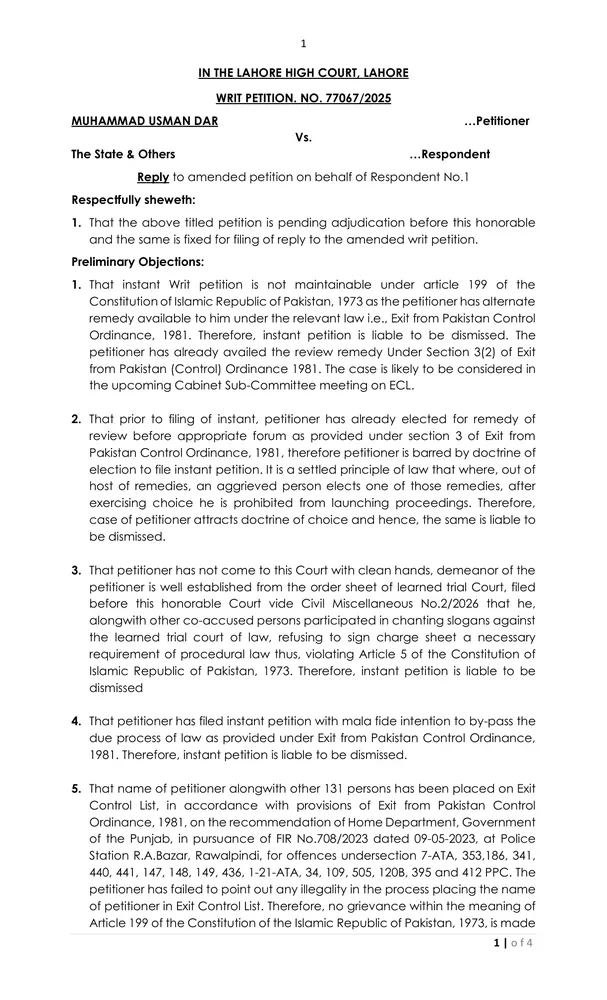
#> input picture Pdfpeaks/temp_files/convert_webp_20260228182634_4aa73d22.webp, 607 x 1000 px, shrunk from 1224 x 2016 before the run
$ python image_enhancer.py ../temp_files/convert_webp_20260228182634_4aa73d22.webp out.png
#> lines starting #> are read from the running program, lines starting #| are printed output that depends on the picture; after the words box and inside, x2 and y2 are one past the last pixel; in counts of white or black regions, pixels touching at a corner belong together
#!/usr/bin/env python3
"""
AI-Powered Document Image Enhancement Script
Uses OpenCV and PIL for document processing with intelligent enhancement.
"""

import sys
import json
import argparse
import numpy as np
from pathlib import Path

try:
    import cv2
    from PIL import Image, ImageEnhance, ImageFilter
    import scipy.ndimage as ndi
except ImportError as e:
    print(json.dumps({"success": False, "error": f"Missing required library: {str(e)}"}))
    sys.exit(1)


def load_image(input_path):
    """Load image from file path."""
    try:
        img = cv2.imread(input_path)
        if img is None:
            # Try with PIL
            pil_img = Image.open(input_path)
            img = cv2.cvtColor(np.array(pil_img), cv2.COLOR_RGB2BGR)
        return img
    except Exception as e:
        return None


def save_image(img, output_path):
    """Save image to file path."""
    try:
        # Convert BGR to RGB for saving
        if len(img.shape) == 3:
            img_rgb = cv2.cvtColor(img, cv2.COLOR_BGR2RGB)
        else:
            img_rgb = img
        pil_img = Image.fromarray(img_rgb)
        pil_img.save(output_path)
        return True
    except Exception as e:
        print(f"Error saving image: {e}", file=sys.stderr)
        return False


def deskew_image(img):
    """
    Automatically detect and correct skew in document images.
    Uses Hough transform to detect lines and calculate skew angle.
    """
    try:
        # Convert to grayscale
        if len(img.shape) == 3:
            gray = cv2.cvtColor(img, cv2.COLOR_BGR2GRAY)
        else:
            gray = img.copy()

        # Threshold the image
        _, binary = cv2.threshold(gray, 0, 255, cv2.THRESH_BINARY_INV + cv2.THRESH_OTSU)

        # Find all non-zero pixels
        coords = np.column_stack(np.where(binary > 0))

        if len(coords) == 0:
            return img, 0.0

        # Get rotated bounding box
        angle = cv2.minAreaRect(coords)[-1]

        # The angle correction
        if angle < -45:
            angle = -(90 + angle)
        else:
            angle = -angle

        # Only correct if angle is significant
        if abs(angle) < 0.5:
            return img, 0.0

        # Rotate the image
        h, w = img.shape[:2]
        center = (w // 2, h // 2)
        M = cv2.getRotationMatrix2D(center, angle, 1.0)

        # Calculate new bounding box dimensions
        cos = np.abs(M[0, 0])
        sin = np.abs(M[0, 1])
        new_w = int((h * sin) + (w * cos))
        new_h = int((h * cos) + (w * sin))

        # Adjust the rotation matrix
        M[0, 2] += (new_w / 2) - center[0]
        M[1, 2] += (new_h / 2) - center[1]

        # Perform the rotation
        rotated = cv2.warpAffine(img, M, (new_w, new_h),
                                  flags=cv2.INTER_CUBIC,
                                  borderMode=cv2.BORDER_REPLICATE)

        return rotated, angle
    except Exception as e:
        print(f"Error in deskew: {e}", file=sys.stderr)
        return img, 0.0


def remove_borders(img):
    """
    Remove dark borders from scanned documents.
    """
    try:
        if len(img.shape) == 3:
            gray = cv2.cvtColor(img, cv2.COLOR_BGR2GRAY)
        else:
            gray = img.copy()

        # Apply adaptive threshold
        thresh = cv2.adaptiveThreshold(gray, 255, cv2.ADAPTIVE_THRESH_GAUSSIAN_C,
                                        cv2.THRESH_BINARY_INV, 11, 2)

        # Find contours
        contours, _ = cv2.findContours(thresh, cv2.RETR_EXTERNAL, cv2.CHAIN_APPROX_SIMPLE)

        if not contours:
            return img

        # Find the largest contour (document border)
        largest_contour = max(contours, key=cv2.contourArea)

        # Get bounding rectangle
        x, y, w, h = cv2.boundingRect(largest_contour)

        # Add small margin
        margin = 5
        x = max(0, x - margin)
        y = max(0, y - margin)
        w = min(img.shape[1] - x, w + 2 * margin)
        h = min(img.shape[0] - y, h + 2 * margin)

        # Crop the image
        cropped = img[y:y+h, x:x+w]

        return cropped
    except Exception as e:
        print(f"Error removing borders: {e}", file=sys.stderr)
        return img


def enhance_document(img, mode='auto'):
    """
    Enhance document image for better readability.
    Uses various techniques based on the selected mode.
    """
    try:
        # Convert to grayscale if needed
        if len(img.shape) == 3:
            gray = cv2.cvtColor(img, cv2.COLOR_BGR2GRAY)
        else:
            gray = img.copy()

        if mode == 'document' or mode == 'auto':
            # Document mode: improve text clarity

            # Apply CLAHE (Contrast Limited Adaptive Histogram Equalization)
            clahe = cv2.createCLAHE(clipLimit=2.0, tileGridSize=(8, 8))
            enhanced = clahe.apply(gray)

            # Sharpen the image
            kernel = np.array([[-1,-1,-1],
                              [-1, 9,-1],
                              [-1,-1,-1]])
            sharpened = cv2.filter2D(enhanced, -1, kernel)

            # Convert back to BGR
            result = cv2.cvtColor(sharpened, cv2.COLOR_GRAY2BGR)

        elif mode == 'picture':
            # Picture mode: enhance colors while preserving quality

            # Convert to RGB for PIL processing
            rgb = cv2.cvtColor(img, cv2.COLOR_BGR2RGB)
            pil_img = Image.fromarray(rgb)

            # Enhance contrast
            enhancer = ImageEnhance.Contrast(pil_img)
            pil_img = enhancer.enhance(1.2)

            # Enhance sharpness
            enhancer = ImageEnhance.Sharpness(pil_img)
            pil_img = enhancer.enhance(1.3)

            # Enhance color
            enhancer = ImageEnhance.Color(pil_img)
            pil_img = enhancer.enhance(1.1)

            # Convert back to BGR
            result = cv2.cvtColor(np.array(pil_img), cv2.COLOR_RGB2BGR)

        else:
            result = img

        return result

    except Exception as e:
        print(f"Error enhancing document: {e}", file=sys.stderr)
        return img


def make_white_background(img, threshold=240):
    """
    Make light backgrounds white while preserving content.
    """
    try:
        if len(img.shape) == 3:
            gray = cv2.cvtColor(img, cv2.COLOR_BGR2GRAY)
        else:
            gray = img.copy()

        # Invert the image
        inverted = 255 - gray

        # Apply threshold to find light areas
        _, mask = cv2.threshold(inverted, 255 - threshold, 255, cv2.THRESH_BINARY)

        # Apply morphological operations to clean up the mask
        kernel = cv2.getStructuringElement(cv2.MORPH_RECT, (5, 5))
        mask = cv2.morphologyEx(mask, cv2.MORPH_CLOSE, kernel)

        # Make light areas white
        result = img.copy()
        result[mask == 255] = [255, 255, 255]

        return result

    except Exception as e:
        print(f"Error making white background: {e}", file=sys.stderr)
        return img


def denoise_image(img):
    """
    Remove noise from document images while preserving edges.
    """
    try:
        # Convert to grayscale if needed
        if len(img.shape) == 3:
            gray = cv2.cvtColor(img, cv2.COLOR_BGR2GRAY)
        else:
            gray = img.copy()

        # Apply non-local means denoising
        denoised = cv2.fastNlMeansDenoising(gray, None, 10, 7, 21)

        # Convert back to BGR if needed
        if len(img.shape) == 3:
            result = cv2.cvtColor(denoised, cv2.COLOR_GRAY2BGR)
        else:
            result = denoised

        return result

    except Exception as e:
        print(f"Error denoising: {e}", file=sys.stderr)
        return img


def full_auto_enhance(input_path, output_path, mode='document'):
    """
    Perform full automatic enhancement on document image.
    This is the main function that combines all enhancement techniques.
    """
    try:
        # Load image
        img = load_image(input_path)
        if img is None:
            return {"success": False, "error": "Failed to load image"}

        original_shape = img.shape

        # Step 1: Denoise
        img = denoise_image(img)

        # Step 2: Deskew (auto-straighten)
        img, angle = deskew_image(img)

        # Step 3: Remove borders
        img = remove_borders(img)

        # Step 4: Make white background
        img = make_white_background(img)

        # Step 5: Enhance based on mode
        img = enhance_document(img, mode)

        # Step 6: Final denoise pass
        img = denoise_image(img)

        # Save the result
        if not save_image(img, output_path):
            return {"success": False, "error": "Failed to save output image"}

        return {
            "success": True,
            "message": "Image enhanced successfully",
            "details": {
                "original_size": original_shape,
                "final_size": img.shape,
                "deskew_angle": angle,
                "mode": mode
            }
        }

    except Exception as e:
        return {"success": False, "error": str(e)}


def main():
    parser = argparse.ArgumentParser(description='AI-Powered Document Image Enhancement')
    parser.add_argument('input', help='Input image path')
    parser.add_argument('output', help='Output image path')
    parser.add_argument('--mode', choices=['document', 'picture', 'auto'], default='auto',
                        help='Enhancement mode')
    parser.add_argument('--operation', default='full',
                        help='Operation to perform: full, deskew, denoise, enhance, whitebg')

    args = parser.parse_args()

    try:
        img = load_image(args.input)
#> in load_image, img is the input picture: shape (1000, 607, 3); mean B, G, R 239.5, 239.4, 239.5
        if img is None:
            print(json.dumps({"success": False, "error": "Failed to load image"}))
            sys.exit(1)

        if args.operation == 'full':
            result = full_auto_enhance(args.input, args.output, args.mode)
#> in deskew_image, `_, binary = cv2.threshold(gray, 0, 255, cv2.THRESH_BINARY_INV + cv2.TH..`:
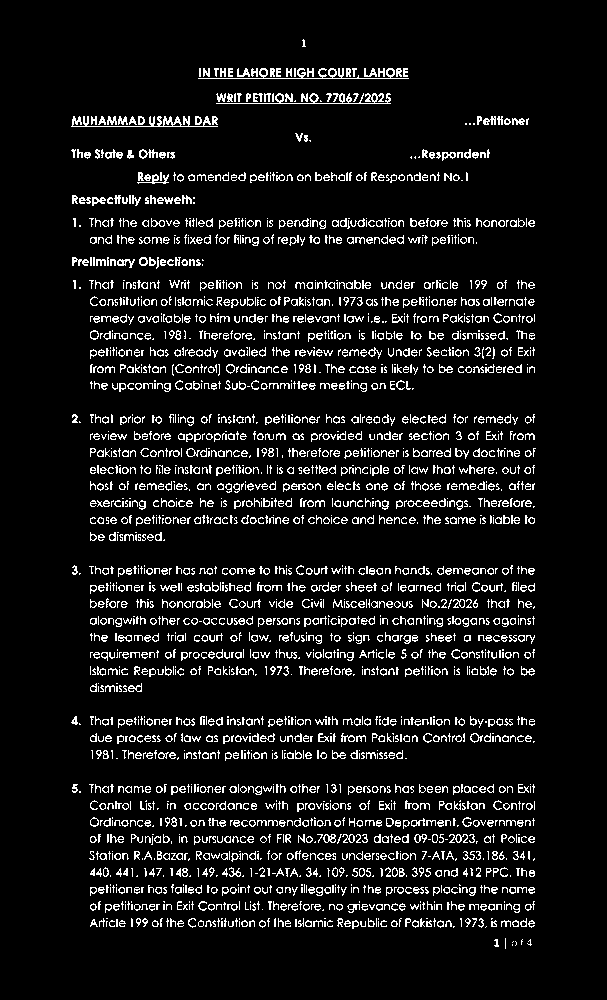
#> binary: shape (1000, 607); 8.4% white in thin lines or dots, all inside (x1, y1, x2, y2) = (71, 39, 536, 949)
#> in deskew_image, `coords = np.column_stack(np.where(binary > 0))`: coords = 51161 pairs, first value 39 to 948, second value 71 to 535
#> in deskew_image, `angle = cv2.minAreaRect(coords)[-1]`: angle = -90
#> in deskew_image, `angle = -(90 + angle)`: angle = 0
#> in remove_borders, `thresh = cv2.adaptiveThreshold(gray, 255, cv2.ADAPTIVE_THRESH_GAUSSIAN..`:
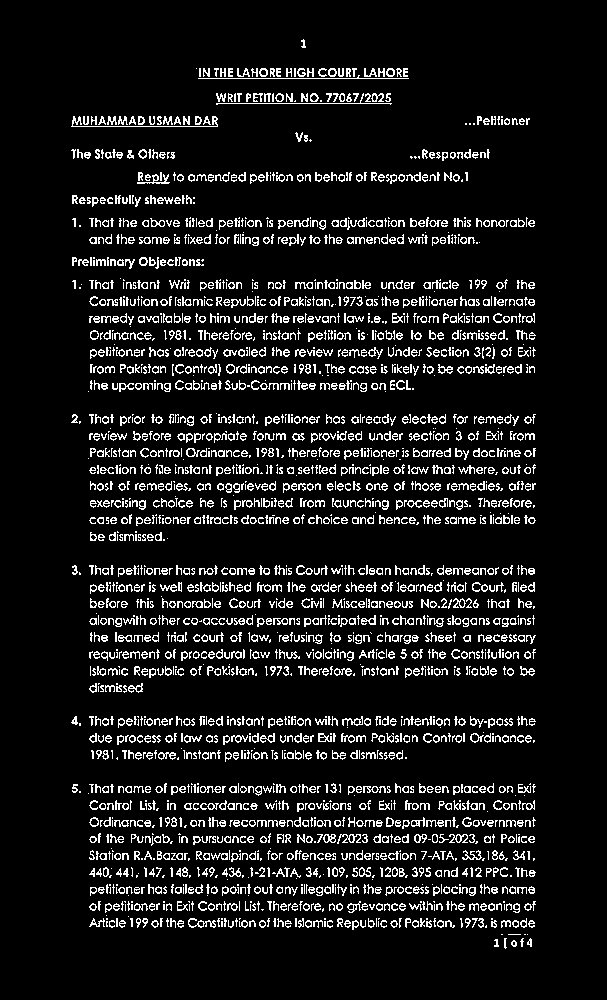
#> thresh: shape (1000, 607); 9.7% white in thin lines or dots, all inside (x1, y1, x2, y2) = (71, 39, 536, 949)
#> in remove_borders, `contours, _ = cv2.findContours(thresh, cv2.RETR_EXTERNAL, cv2.CHAIN_AP..`: contours = 2570 contours, 1826 with area under 20; largest, box (x1, y1, x2, y2) and area: (323, 834, 336, 843) 78, (188, 918, 216, 928) 76, (311, 582, 329, 592) 70, (470, 733, 484, 743) 66, (318, 733, 332, 742) 66
#> in remove_borders, `largest_contour = max(contours, key=cv2.contourArea)`: largest_contour = contour of 25 points, box (x1, y1, x2, y2) (323, 834, 336, 843), area 78
#> in remove_borders, `x, y, w, h = cv2.boundingRect(largest_contour)`: x = 323; y = 834; w = 13; h = 9
#> in remove_borders, `x = max(0, x - margin)`: x = 318
#> in remove_borders, `y = max(0, y - margin)`: y = 829
#> in remove_borders, `w = min(img.shape[1] - x, w + 2 * margin)`: w = 23
#> in remove_borders, `h = min(img.shape[0] - y, h + 2 * margin)`: h = 19
#> in save_image, `pil_img = Image.fromarray(img_rgb)`:
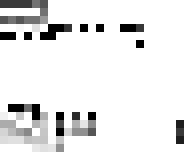
#> pil_img: PIL image 23x19 RGB (shown 8 times larger); min 0, max 255, mean 230.8
#> result = 3 items
        else:
            # Process based on operation
            if args.operation == 'deskew':
                img, angle = deskew_image(img)
            elif args.operation == 'denoise':
                img = denoise_image(img)
            elif args.operation == 'enhance':
                img = enhance_document(img, args.mode)
            elif args.operation == 'whitebg':
                img = make_white_background(img)

            if not save_image(img, args.output):
                print(json.dumps({"success": False, "error": "Failed to save output"}))
                sys.exit(1)

            result = {"success": True, "message": f"Operation '{args.operation}' completed"}

        print(json.dumps(result))
#| {"success": true, "message": "Image enhanced successfully", "details": {"original_size": [1000, 607, 3], "final_size": [19, 23, 3], "deskew_angle": 0.0, "mode": "auto"}}
        sys.exit(0 if result.get("success") else 1)
#> (the program exits here)
